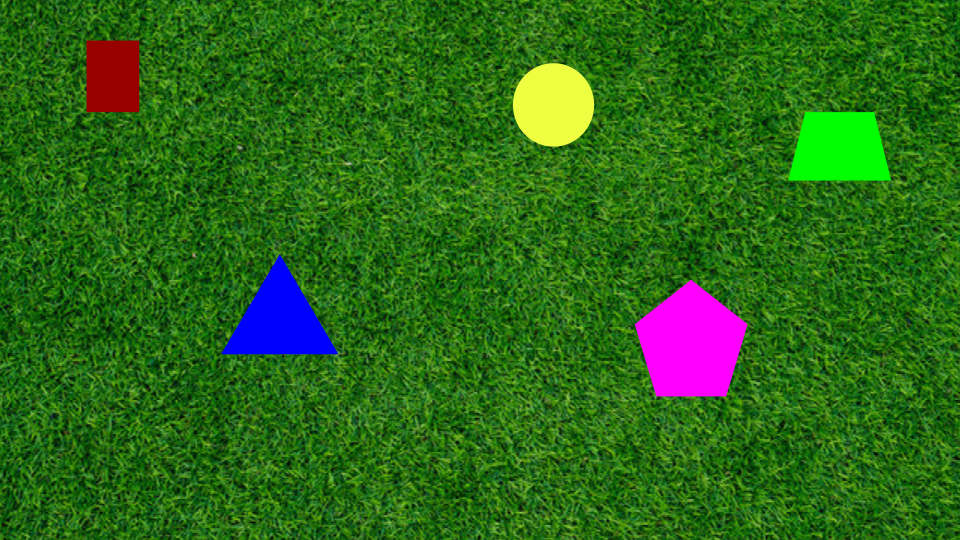
#> input picture PennAir 2024 App Static.png, 960 x 540 px
$ python part1.py
#> lines starting #> are read from the running program, lines starting #| are printed output that depends on the picture; after the words box and inside, x2 and y2 are one past the last pixel; in counts of white or black regions, pixels touching at a corner belong together
import cv2
import numpy as np


image = cv2.imread('PennAir 2024 App Static.png')
#> image is the input picture: shape (540, 960, 3); mean B, G, R 24.5, 104.6, 44


hsv = cv2.cvtColor(image, cv2.COLOR_BGR2HSV)
#> hsv: shape (540, 960, 3); mean H, S, V 55.8, 216.6, 113

#color ranges, cuz gauss doesnt work
lower_red = np.array([0, 100, 100])
upper_red = np.array([10, 255, 255])

lower_yellow = np.array([22, 80, 80])
upper_yellow = np.array([35, 255, 255])

lower_blue = np.array([110, 100, 100])
upper_blue = np.array([130, 255, 255])

lower_green = np.array([45, 254, 250])
upper_green = np.array([60, 255, 255])

lower_pink = np.array([140, 100, 100])
upper_pink = np.array([170, 255, 255])

#masks
mask_red = cv2.inRange(hsv, lower_red, upper_red)
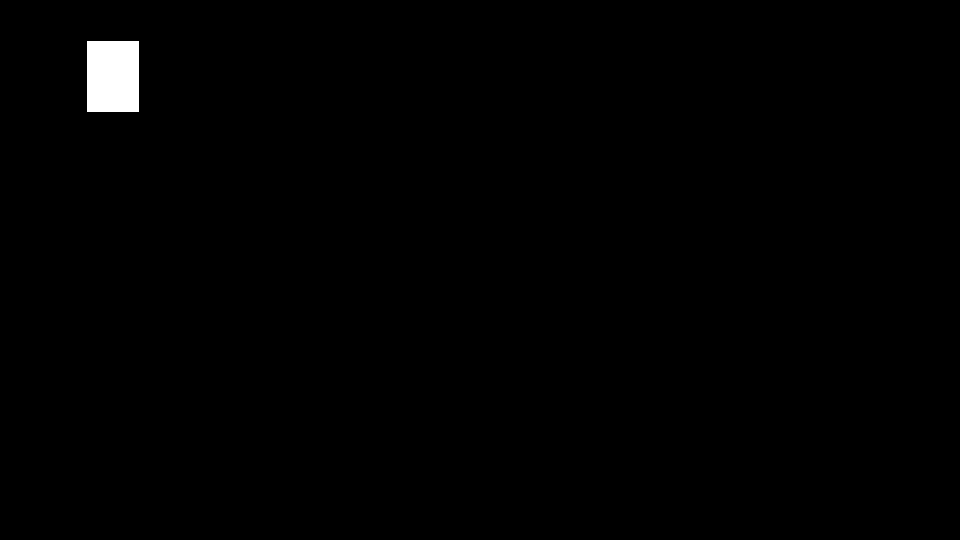
#> mask_red: shape (540, 960); 0.71% white; 1 white region, box (x1, y1, x2, y2) and area: (87, 41, 139, 112) 3692
mask_yellow = cv2.inRange(hsv, lower_yellow, upper_yellow)
#> mask_yellow: shape (540, 960); 1% white; 14 white regions (13 under 20 px), largest, box (x1, y1, x2, y2) and area: (513, 63, 594, 146) 5276
mask_blue = cv2.inRange(hsv, lower_blue, upper_blue)
#> mask_blue: shape (540, 960); 1.1% white; 1 white region, box (x1, y1, x2, y2) and area: (222, 255, 338, 354) 5853
mask_green = cv2.inRange(hsv, lower_green, upper_green)
#> mask_green: shape (540, 960); 1.1% white; 1 white region, box (x1, y1, x2, y2) and area: (789, 113, 890, 180) 5695
mask_pink = cv2.inRange(hsv, lower_pink, upper_pink)
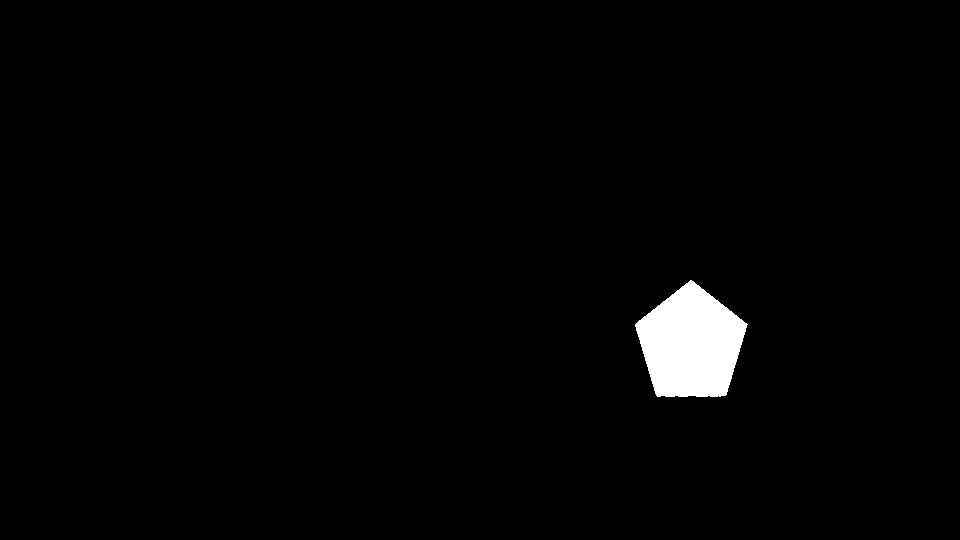
#> mask_pink: shape (540, 960); 1.8% white; 1 white region


contours_red, _ = cv2.findContours(mask_red, cv2.RETR_EXTERNAL, cv2.CHAIN_APPROX_SIMPLE)
#> contours_red = [[[87, 41], [87, 111], [138, 111], [138, 41]]]
contours_yellow, _ = cv2.findContours(mask_yellow, cv2.RETR_EXTERNAL, cv2.CHAIN_APPROX_SIMPLE)
#> contours_yellow = 14 contours, 13 with area under 20; largest, box (x1, y1, x2, y2) and area: (513, 63, 594, 146) 5160
contours_blue, _ = cv2.findContours(mask_blue, cv2.RETR_EXTERNAL, cv2.CHAIN_APPROX_SIMPLE)
#> contours_blue = 1 contour; box (x1, y1, x2, y2) and area: (222, 255, 338, 354) 5696
contours_green, _ = cv2.findContours(mask_green, cv2.RETR_EXTERNAL, cv2.CHAIN_APPROX_SIMPLE)
#> contours_green = 1 contour; box (x1, y1, x2, y2) and area: (789, 113, 890, 180) 5544
contours_pink, _ = cv2.findContours(mask_pink, cv2.RETR_EXTERNAL, cv2.CHAIN_APPROX_SIMPLE)
#> contours_pink = 1 contour; box (x1, y1, x2, y2) and area: (635, 280, 748, 397) 8980


def draw_contours_and_centroids(contours, color):
#> called with color = (255, 255, 255)
    for contour in contours:

        cv2.drawContours(image, [contour], -1, (255, 255, 255), 3)


        M = cv2.moments(contour)

        if M["m00"] != 0:
            cX = int(M["m10"] / M["m00"])
            cY = int(M["m01"] / M["m00"])
        else:
            cX, cY = 0, 0


        cv2.circle(image, (cX, cY), 7, color, -1)
#> this loop made 1 pass
#> (contour, cX, cY) on pass 1: ([[87, 41], [87, 111], [138, 111], [138, 41]], 112, 76)
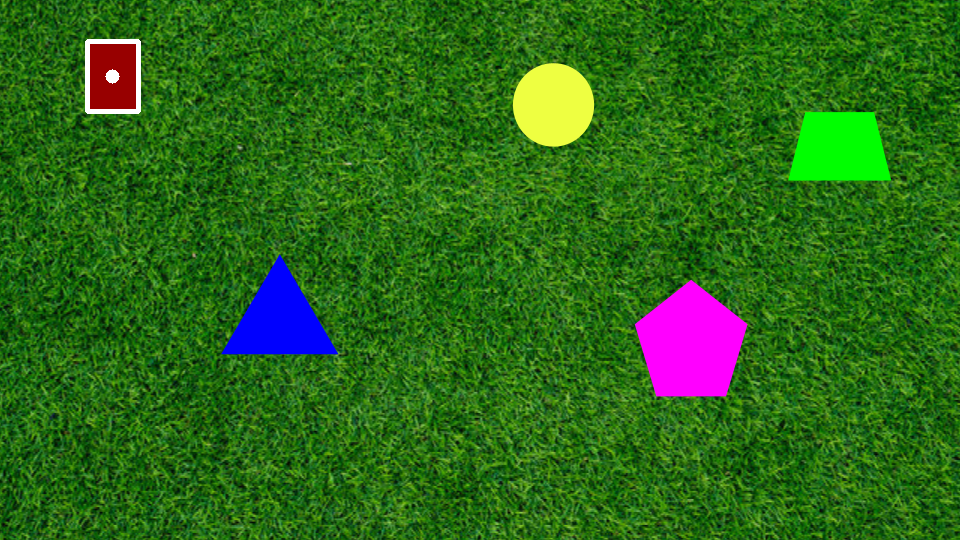
#> image: shape (540, 960, 3); 0.26% of pixels changed, all inside (x1, y1, x2, y2) = (85, 39, 141, 114)


draw_contours_and_centroids(contours_red, (255, 255, 255))
draw_contours_and_centroids(contours_yellow, (255, 255, 255))
#> call 2 of draw_contours_and_centroids, with color = (255, 255, 255)
#> the loop in draw_contours_and_centroids (call 2), `for contour in contours: ` made 14 passes
#> (contour, cX, cY) on passes 1, 2, 3, 4, 5, 6, 7, 8, 10, 11, 12: ([[727, 472], [726, 473]], 0, 0), ([[585, 459]], 0, 0), ([[61, 454]], 0, 0), ([[65, 431], [65, 433], [65, 432], [66, 431]], 65, 431), ([[649, 374]], 0, 0), ([[744, 335]], 0, 0), ([[192, 254], [192, 255], [193, 256], [193, 255]], 192, 255), ([[345, 163], [346, 163]], 0, 0), ([[132, 40], [135, 40]], 0, 0), ([[125, 40]], 0, 0), ([[107, 40], [112, 40]], 0, 0)
#> (cX, cY) on pass 9: (553, 104)
#> after the loop in draw_contours_and_centroids (call 2), `for contour in contours:`:
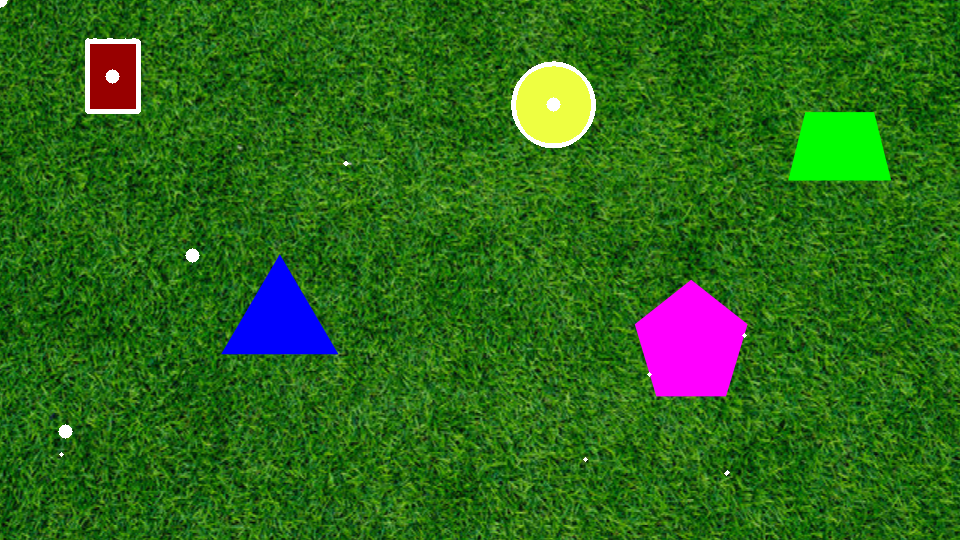
#> image: shape (540, 960, 3); 0.34% of pixels changed, all inside (x1, y1, x2, y2) = (0, 0, 747, 476)
draw_contours_and_centroids(contours_blue, (255, 255, 255))
#> call 3 of draw_contours_and_centroids, with color = (255, 255, 255)
#> the loop in draw_contours_and_centroids (call 3), `for contour in contours: ` made 1 pass
#> (cX, cY) on pass 1: (279, 320)
#> after the loop in draw_contours_and_centroids (call 3), `for contour in contours:`:
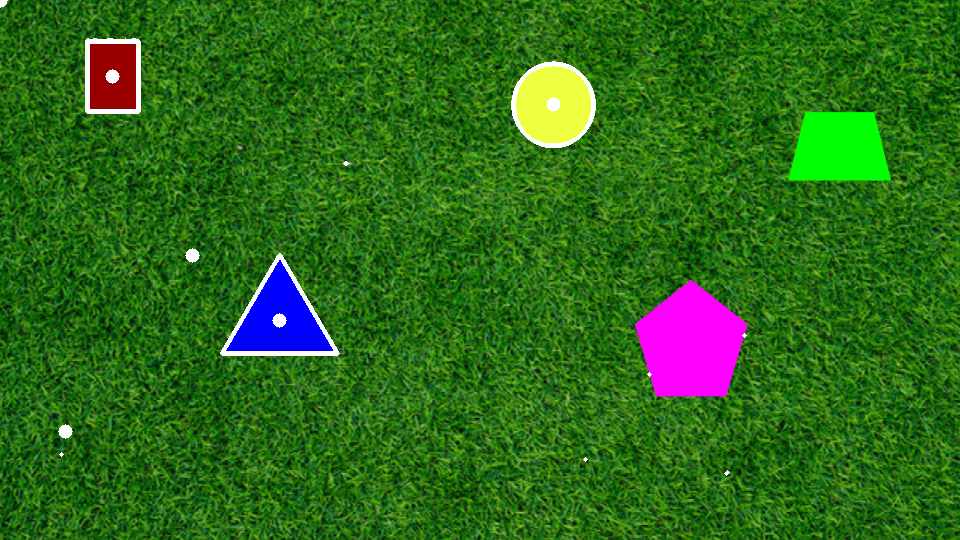
#> image: shape (540, 960, 3); 0.33% of pixels changed, all inside (x1, y1, x2, y2) = (220, 253, 340, 356)
draw_contours_and_centroids(contours_green, (255, 255, 255))
#> call 4 of draw_contours_and_centroids, with color = (255, 255, 255)
#> the loop in draw_contours_and_centroids (call 4), `for contour in contours: ` made 1 pass
#> (cX, cY) on pass 1: (839, 148)
#> after the loop in draw_contours_and_centroids (call 4), `for contour in contours:`:
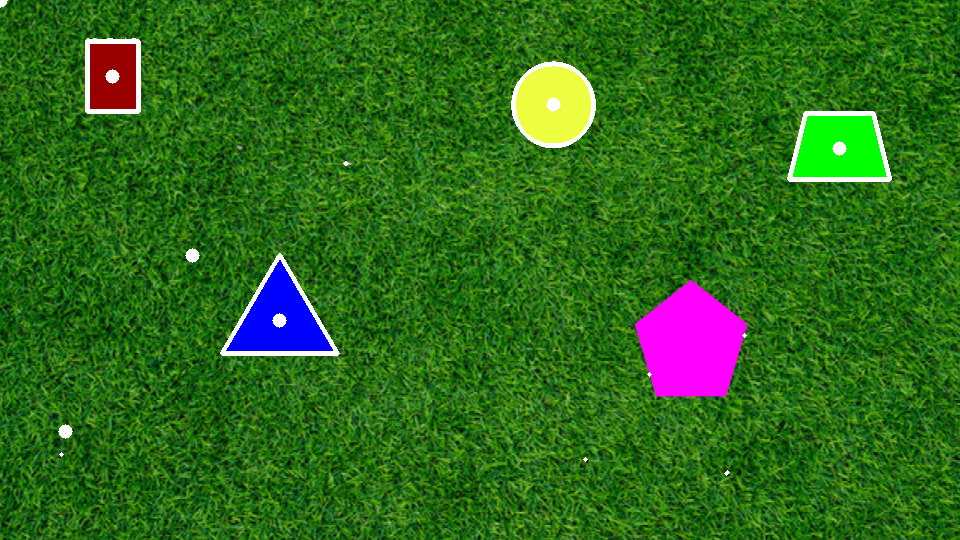
#> image: shape (540, 960, 3); 0.32% of pixels changed, all inside (x1, y1, x2, y2) = (787, 111, 892, 182)
draw_contours_and_centroids(contours_pink, (255, 255, 255))
#> the loop in draw_contours_and_centroids (call 5), `for contour in contours: ` made 1 pass
#> (cX, cY) on pass 1: (690, 343)
#> after the loop in draw_contours_and_centroids (call 5), `for contour in contours:`:
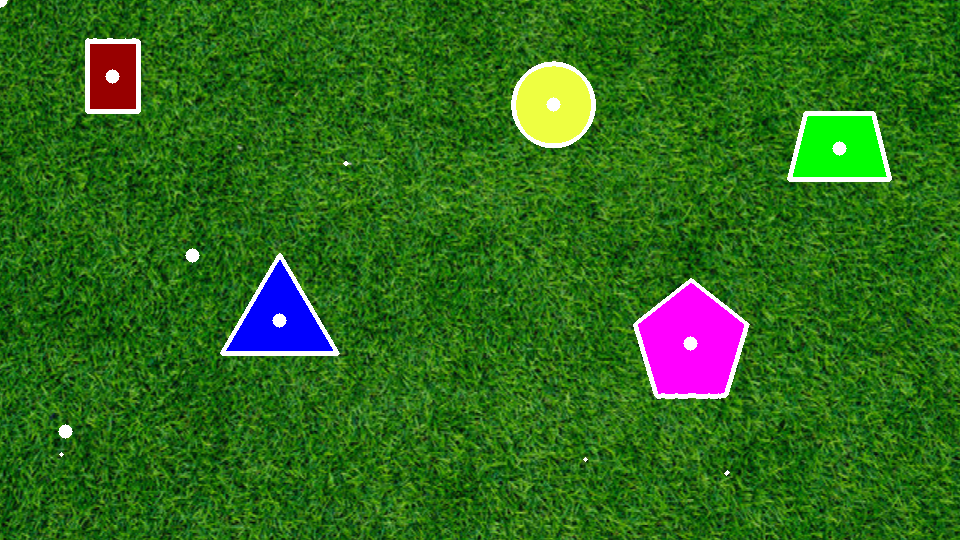
#> image: shape (540, 960, 3); 0.34% of pixels changed, all inside (x1, y1, x2, y2) = (633, 278, 750, 399)

#display the image with border and centroids
cv2.imshow('Tracked Shapes with Centroids', image)
cv2.waitKey(0)
cv2.destroyAllWindows()
